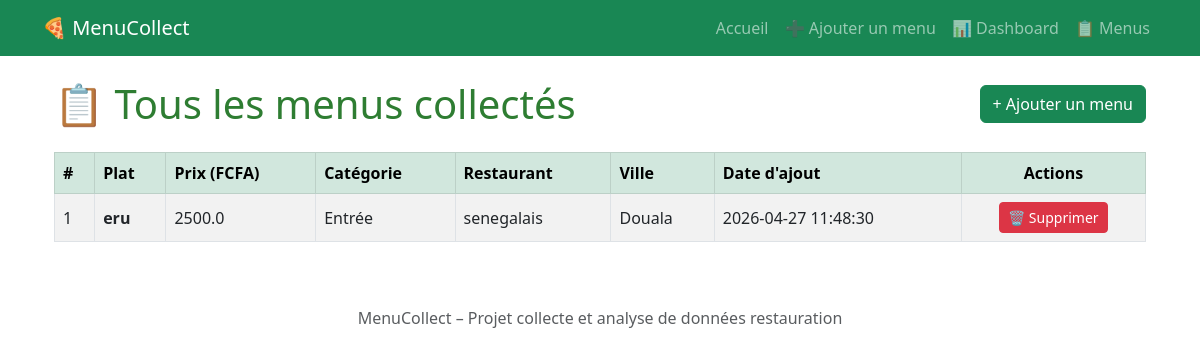
Before: /menus with the older database file.
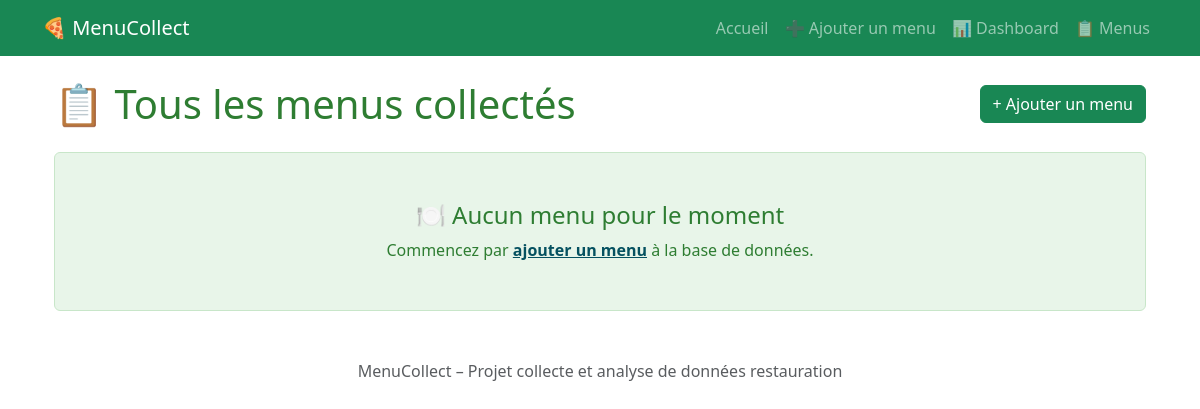
After: the same page with the newer database file.
### tables this page shows
CREATE TABLE menu (
            id INTEGER PRIMARY KEY AUTOINCREMENT,
            nom_plat TEXT NOT NULL,
            description TEXT,
            prix REAL NOT NULL,
            categorie TEXT,
            restaurant_id INTEGER NOT NULL,
            date_ajout TIMESTAMP DEFAULT CURRENT_TIMESTAMP,
            FOREIGN KEY (restaurant_id) REFERENCES restaurant(id)
        );

CREATE TABLE restaurant (
            id INTEGER PRIMARY KEY AUTOINCREMENT,
            nom TEXT NOT NULL UNIQUE,
            ville TEXT NOT NULL,
            adresse TEXT,
            date_ajout TIMESTAMP DEFAULT CURRENT_TIMESTAMP
        );

### app.py (the view)
@app.route("/menus")
def liste_menus():
    db = get_db()
    menus = db.execute("""
        SELECT m.id, m.nom_plat, m.prix, m.categorie, m.date_ajout,
               r.nom as resto_nom, r.ville
        FROM menu m
        JOIN restaurant r ON m.restaurant_id = r.id
        ORDER BY m.date_ajout DESC
    """).fetchall()
    db.close()
    return render_template("menus.html", menus=menus)

### database.py (called while the page is built)
def get_db():
    conn = sqlite3.connect(DATABASE)
    conn.row_factory = sqlite3.Row
    return conn

### templates/menus.html
{% extends "base.html" %}
{% block content %}
<div class="container mt-4">
    <div class="d-flex justify-content-between align-items-center mb-4">
        <h1 class="mb-0">📋 Tous les menus collectés</h1>
        <a href="/ajouter" class="btn btn-success">+ Ajouter un menu</a>
    </div>
    {% if menus %}
    <div class="table-responsive">
        <table class="table table-striped table-hover align-middle table-bordered">
            <thead class="table-success">
                <tr>
                    <th scope="col">#</th>
                    <th scope="col">Plat</th>
                    <th scope="col">Prix (FCFA)</th>
                    <th scope="col">Catégorie</th>
                    <th scope="col">Restaurant</th>
                    <th scope="col">Ville</th>
                    <th scope="col">Date d'ajout</th>
                    <th scope="col" class="text-center">Actions</th>
                </tr>
            </thead>
            <tbody>
                {% for menu in menus %}
                <tr>
                    <td>{{ menu.id }}</td>
                    <td><strong>{{ menu.nom_plat }}</strong></td>
                    <td>{{ menu.prix }}</td>
                    <td>{{ menu.categorie or '—' }}</td>
                    <td>{{ menu.resto_nom }}</td>
                    <td>{{ menu.ville }}</td>
                    <td>{{ menu.date_ajout }}</td>
                    <td class="text-center">
                        <form method="post" action="{{ url_for('supprimer_menu', menu_id=menu.id) }}"
                              onsubmit="return confirm('Supprimer définitivement « {{ menu.nom_plat }} » ?');" class="m-0">
                            <button type="submit" class="btn btn-danger btn-sm">
                                🗑️ Supprimer
                            </button>
                        </form>
                    </td>
                </tr>
                {% endfor %}
            </tbody>
        </table>
    </div>
    {% else %}
    <div class="alert alert-info text-center py-5">
        <h4>🍽️ Aucun menu pour le moment</h4>
        <p class="mb-0">Commencez par <a href="/ajouter" class="alert-link">ajouter un menu</a> à la base de données.</p>
    </div>
    {% endif %}
</div>
{% endblock %}

### templates/base.html (shortened to what this page needs)
<!DOCTYPE html>
<html lang="fr">
<head>
    <link href="https://cdn.jsdelivr.net/npm/bootstrap@5.3.0/dist/css/bootstrap.min.css" rel="stylesheet">
    <link rel="stylesheet" href="{{ url_for('static', filename='style.css') }}">
</head>
<body>
    <nav class="navbar navbar-expand-lg navbar-dark bg-success">
        <div class="container">
            <a class="navbar-brand" href="/">🍕 MenuCollect</a>
            <div class="collapse navbar-collapse" id="navbarNav">
                <ul class="navbar-nav ms-auto">
                    <li class="nav-item"><a class="nav-link" href="/">Accueil</a></li>
                    <li class="nav-item"><a class="nav-link" href="/ajouter">➕ Ajouter un menu</a></li>
                    <li class="nav-item"><a class="nav-link" href="/dashboard">📊 Dashboard</a></li>
                    <li class="nav-item"><a class="nav-link" href="/menus">📋 Menus</a></li>
                </ul>
            </div>
        </div>
    </nav>
    <div class="container mt-4">
        {% block content %}{% endblock %}
    </div>
    <footer class="text-center mt-5 mb-3 text-muted">
        MenuCollect – Projet collecte et analyse de données restauration
    </footer>
</body>
</html>

### static/style.css (style rules this page uses)
body { background-image: url('https://images.unsplash.com/photo-1555939594-58d7cb561ad1?q=80&w=2070&auto=format&fit=crop'); background-size: cover; background-attachment: fixed; background-position: center; position: relative; }
body::before { content: ""; position: fixed; top: 0; left: 0; width: 100%; height: 100%; background-color: rgba(255, 255, 255, 0.8); z-index: -1; }
h1, h3 { color: #2e7d32; }
.alert.alert-info { background-color: #e8f5e9; border-color: #c8e6c9; color: #2e7d32; }

Changed rows visible on the page:
removed menu: id "1", nom_plat "eru", prix "2500.0", categorie "Entrée", resto_nom "senegalais", ville "Douala", date_ajout "2026-04-27 11:48:30"
Other visible differences:
text no longer shown: "# Plat Prix (FCFA) Catégorie Restaurant Ville Date d'ajout Actions"
text now shown: "🍽️ Aucun menu pour le moment Commencez par ajouter un menu à la base de données."
